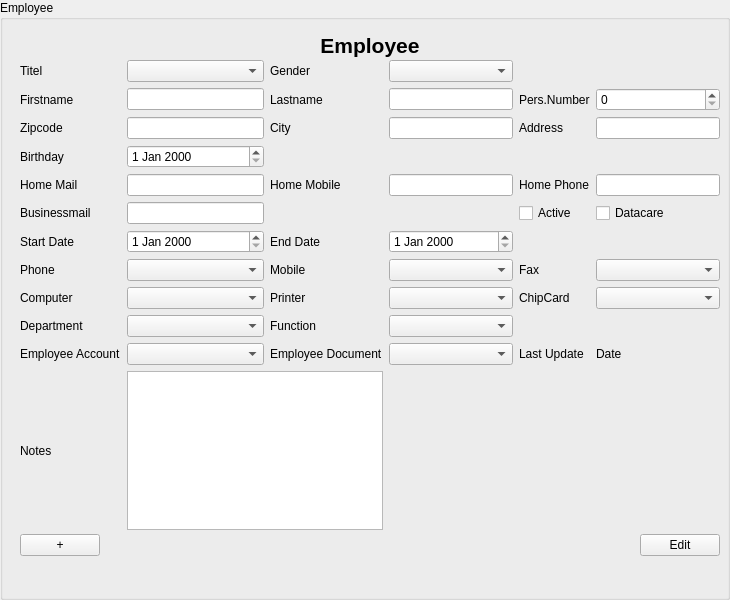
<?xml version="1.0" encoding="UTF-8"?>
<ui version="4.0">
 <class>EmployeeInputArea</class>
 <widget class="QGroupBox" name="EmployeeInputArea">
  <property name="geometry">
   <rect>
    <x>0</x>
    <y>0</y>
    <width>730</width>
    <height>600</height>
   </rect>
  </property>
  <property name="windowTitle">
   <string>Employee</string>
  </property>
  <property name="accessibleName">
   <string>EmployeeInputDialog</string>
  </property>
  <property name="title">
   <string>Employee</string>
  </property>
  <widget class="QWidget" name="formLayoutWidget" native="true">
   <property name="geometry">
    <rect>
     <x>10</x>
     <y>30</y>
     <width>730</width>
     <height>600</height>
    </rect>
   </property>
   <widget class="QWidget" name="verticalLayoutWidget_Header">
    <property name="geometry">
     <rect>
      <x>10</x>
      <y>0</y>
      <width>700</width>
      <height>30</height>
     </rect>
    </property>
    <layout class="QVBoxLayout" name="verticalLayout">
     <item>
      <widget class="QLabel" name="label_Header">
       <property name="font">
        <font>
         <pointsize>16</pointsize>
         <weight>75</weight>
         <bold>true</bold>
        </font>
       </property>
       <property name="text">
        <string>Employee</string>
       </property>
       <property name="alignment">
        <set>Qt::AlignCenter</set>
       </property>
      </widget>
     </item>
    </layout>
   </widget>
   <widget class="QWidget" name="verticalLayoutWidget_Buttons">
    <property name="geometry">
     <rect>
      <x>10</x>
      <y>500</y>
      <width>700</width>
      <height>30</height>
     </rect>
    </property>
    <layout class="QHBoxLayout" name="horizontalLayout">
     <item>
      <widget class="QPushButton" name="pushButton_Add">
       <property name="text">
        <string>+</string>
       </property>
      </widget>
     </item>
     <item>
      <spacer name="horizontalSpacer">
       <property name="orientation">
        <enum>Qt::Horizontal</enum>
       </property>
       <property name="sizeHint" stdset="0">
        <size>
         <width>40</width>
         <height>20</height>
        </size>
       </property>
      </spacer>
     </item>
     <item>
      <widget class="QPushButton" name="pushButton_EditFinish">
       <property name="text">
        <string>Edit</string>
       </property>
      </widget>
     </item>
    </layout>
   </widget>
   <widget class="QWidget" name="gridLayoutWidget">
    <property name="geometry">
     <rect>
      <x>10</x>
      <y>30</y>
      <width>700</width>
      <height>470</height>
     </rect>
    </property>
    <layout class="QGridLayout" name="gridLayout">
     <item row="4" column="1">
      <widget class="QLineEdit" name="lineEdit_HomeMail"/>
     </item>
     <item row="2" column="5">
      <widget class="QLineEdit" name="lineEdit_Address"/>
     </item>
     <item row="1" column="4">
      <widget class="QLabel" name="label_PersNumber">
       <property name="text">
        <string>Pers.Number</string>
       </property>
       <property name="buddy">
        <cstring>doubleSpinBox_PersNR</cstring>
       </property>
      </widget>
     </item>
     <item row="2" column="4">
      <widget class="QLabel" name="label_Address">
       <property name="text">
        <string>Address</string>
       </property>
       <property name="buddy">
        <cstring>lineEdit_Address</cstring>
       </property>
      </widget>
     </item>
     <item row="1" column="3">
      <widget class="QLineEdit" name="lineEdit_Lastname"/>
     </item>
     <item row="2" column="3">
      <widget class="QLineEdit" name="lineEdit_City"/>
     </item>
     <item row="0" column="3">
      <widget class="QComboBox" name="comboBox_Gender"/>
     </item>
     <item row="1" column="2">
      <widget class="QLabel" name="label_LastName">
       <property name="text">
        <string>Lastname</string>
       </property>
       <property name="buddy">
        <cstring>lineEdit_Lastname</cstring>
       </property>
      </widget>
     </item>
     <item row="1" column="0">
      <widget class="QLabel" name="label_FirstName">
       <property name="text">
        <string>Firstname</string>
       </property>
       <property name="buddy">
        <cstring>lineEdit_Firstname</cstring>
       </property>
      </widget>
     </item>
     <item row="0" column="2">
      <widget class="QLabel" name="label_Gender">
       <property name="text">
        <string>Gender</string>
       </property>
       <property name="buddy">
        <cstring>comboBox_Gender</cstring>
       </property>
      </widget>
     </item>
     <item row="0" column="0">
      <widget class="QLabel" name="label_Title">
       <property name="text">
        <string>Titel</string>
       </property>
       <property name="buddy">
        <cstring>comboBox_Title</cstring>
       </property>
      </widget>
     </item>
     <item row="2" column="1">
      <widget class="QLineEdit" name="lineEditZipCode"/>
     </item>
     <item row="4" column="2">
      <widget class="QLabel" name="label_HomeMobile">
       <property name="text">
        <string>Home Mobile</string>
       </property>
       <property name="buddy">
        <cstring>lineEdit_HomeMobile</cstring>
       </property>
      </widget>
     </item>
     <item row="7" column="5">
      <widget class="QComboBox" name="comboBox_Fax"/>
     </item>
     <item row="6" column="1">
      <widget class="QDateEdit" name="dateEdit_StartDate"/>
     </item>
     <item row="10" column="4">
      <widget class="QLabel" name="label_Lastupdate">
       <property name="text">
        <string>Last Update</string>
       </property>
      </widget>
     </item>
     <item row="6" column="0">
      <widget class="QLabel" name="label_StartDate">
       <property name="text">
        <string>Start Date</string>
       </property>
       <property name="buddy">
        <cstring>dateEdit_StartDate</cstring>
       </property>
      </widget>
     </item>
     <item row="7" column="0">
      <widget class="QLabel" name="label_Phone">
       <property name="text">
        <string>Phone</string>
       </property>
       <property name="buddy">
        <cstring>comboBox_Phone</cstring>
       </property>
      </widget>
     </item>
     <item row="4" column="4">
      <widget class="QLabel" name="label_HomePhone">
       <property name="text">
        <string>Home Phone</string>
       </property>
       <property name="buddy">
        <cstring>lineEdit_HomePhone</cstring>
       </property>
      </widget>
     </item>
     <item row="8" column="0">
      <widget class="QLabel" name="label_Computer">
       <property name="text">
        <string>Computer</string>
       </property>
       <property name="buddy">
        <cstring>comboBox_Computer</cstring>
       </property>
      </widget>
     </item>
     <item row="10" column="3">
      <widget class="QComboBox" name="comboBox_EmployeeDocument"/>
     </item>
     <item row="4" column="0">
      <widget class="QLabel" name="label_HomeMail">
       <property name="text">
        <string>Home Mail</string>
       </property>
       <property name="buddy">
        <cstring>lineEdit_HomeMail</cstring>
       </property>
      </widget>
     </item>
     <item row="7" column="3">
      <widget class="QComboBox" name="comboBox_Mobile"/>
     </item>
     <item row="5" column="4">
      <widget class="QCheckBox" name="checkBox_Active">
       <property name="text">
        <string>Active</string>
       </property>
      </widget>
     </item>
     <item row="3" column="0">
      <widget class="QLabel" name="label_Birthday">
       <property name="text">
        <string>Birthday</string>
       </property>
       <property name="buddy">
        <cstring>dateEdit_Birthday</cstring>
       </property>
      </widget>
     </item>
     <item row="5" column="1">
      <widget class="QLineEdit" name="lineEdit_BusinessMail"/>
     </item>
     <item row="10" column="2">
      <widget class="QLabel" name="label_EmployeeDocument">
       <property name="text">
        <string>Employee Document</string>
       </property>
       <property name="buddy">
        <cstring>comboBox_EmployeeDocument</cstring>
       </property>
      </widget>
     </item>
     <item row="1" column="5">
      <widget class="QDoubleSpinBox" name="doubleSpinBox_PersNR">
       <property name="decimals">
        <number>0</number>
       </property>
       <property name="maximum">
        <double>1000.000000000000000</double>
       </property>
      </widget>
     </item>
     <item row="9" column="1">
      <widget class="QComboBox" name="comboBox_Department"/>
     </item>
     <item row="4" column="3">
      <widget class="QLineEdit" name="lineEdit_HomeMobile"/>
     </item>
     <item row="3" column="1">
      <widget class="QDateEdit" name="dateEdit_Birthday"/>
     </item>
     <item row="8" column="4">
      <widget class="QLabel" name="label_ChipCard">
       <property name="text">
        <string>ChipCard</string>
       </property>
       <property name="buddy">
        <cstring>comboBox_ChipCard</cstring>
       </property>
      </widget>
     </item>
     <item row="2" column="2">
      <widget class="QLabel" name="label_City">
       <property name="text">
        <string>City</string>
       </property>
       <property name="buddy">
        <cstring>lineEdit_City</cstring>
       </property>
      </widget>
     </item>
     <item row="0" column="1">
      <widget class="QComboBox" name="comboBox_Title"/>
     </item>
     <item row="1" column="1">
      <widget class="QLineEdit" name="lineEdit_Firstname"/>
     </item>
     <item row="2" column="0">
      <widget class="QLabel" name="label_ZipCode">
       <property name="text">
        <string>Zipcode</string>
       </property>
       <property name="buddy">
        <cstring>lineEditZipCode</cstring>
       </property>
      </widget>
     </item>
     <item row="9" column="3">
      <widget class="QComboBox" name="comboBox_Function"/>
     </item>
     <item row="6" column="3">
      <widget class="QDateEdit" name="dateEdit_EndDate"/>
     </item>
     <item row="7" column="1">
      <widget class="QComboBox" name="comboBox_Phone"/>
     </item>
     <item row="5" column="0">
      <widget class="QLabel" name="label_BusinessMail">
       <property name="text">
        <string>Businessmail</string>
       </property>
       <property name="buddy">
        <cstring>lineEdit_BusinessMail</cstring>
       </property>
      </widget>
     </item>
     <item row="9" column="2">
      <widget class="QLabel" name="label_Function">
       <property name="text">
        <string>Function</string>
       </property>
       <property name="buddy">
        <cstring>comboBox_Function</cstring>
       </property>
      </widget>
     </item>
     <item row="9" column="0">
      <widget class="QLabel" name="label_Department">
       <property name="text">
        <string>Department</string>
       </property>
       <property name="buddy">
        <cstring>comboBox_Department</cstring>
       </property>
      </widget>
     </item>
     <item row="8" column="2">
      <widget class="QLabel" name="label_Printer">
       <property name="text">
        <string>Printer</string>
       </property>
       <property name="buddy">
        <cstring>comboBox_Printer</cstring>
       </property>
      </widget>
     </item>
     <item row="10" column="1">
      <widget class="QComboBox" name="comboBox_EmployeeAccount"/>
     </item>
     <item row="8" column="5">
      <widget class="QComboBox" name="comboBox_ChipCard"/>
     </item>
     <item row="5" column="5">
      <widget class="QCheckBox" name="checkBox_DataCare">
       <property name="text">
        <string>Datacare</string>
       </property>
      </widget>
     </item>
     <item row="10" column="5">
      <widget class="QLabel" name="label_Lastupdate_Date">
       <property name="text">
        <string>Date</string>
       </property>
      </widget>
     </item>
     <item row="10" column="0">
      <widget class="QLabel" name="label_EmployeeAccount">
       <property name="text">
        <string>Employee Account</string>
       </property>
       <property name="buddy">
        <cstring>comboBox_EmployeeAccount</cstring>
       </property>
      </widget>
     </item>
     <item row="6" column="2">
      <widget class="QLabel" name="label_EndDate">
       <property name="text">
        <string>End Date</string>
       </property>
       <property name="buddy">
        <cstring>dateEdit_EndDate</cstring>
       </property>
      </widget>
     </item>
     <item row="7" column="4">
      <widget class="QLabel" name="label_Fax">
       <property name="text">
        <string>Fax</string>
       </property>
       <property name="buddy">
        <cstring>comboBox_Fax</cstring>
       </property>
      </widget>
     </item>
     <item row="11" column="0">
      <widget class="QLabel" name="label_Notes">
       <property name="text">
        <string>Notes</string>
       </property>
       <property name="buddy">
        <cstring>textEdit_Notes</cstring>
       </property>
      </widget>
     </item>
     <item row="4" column="5">
      <widget class="QLineEdit" name="lineEdit_HomePhone"/>
     </item>
     <item row="11" column="1" colspan="2">
      <widget class="QTextEdit" name="textEdit_Notes"/>
     </item>
     <item row="8" column="3">
      <widget class="QComboBox" name="comboBox_Printer"/>
     </item>
     <item row="8" column="1">
      <widget class="QComboBox" name="comboBox_Computer"/>
     </item>
     <item row="7" column="2">
      <widget class="QLabel" name="label_Mobile">
       <property name="text">
        <string>Mobile</string>
       </property>
       <property name="buddy">
        <cstring>comboBox_Mobile</cstring>
       </property>
      </widget>
     </item>
    </layout>
   </widget>
  </widget>
 </widget>
 <tabstops>
  <tabstop>comboBox_Title</tabstop>
  <tabstop>comboBox_Gender</tabstop>
  <tabstop>lineEdit_Firstname</tabstop>
  <tabstop>lineEdit_Lastname</tabstop>
  <tabstop>doubleSpinBox_PersNR</tabstop>
  <tabstop>lineEditZipCode</tabstop>
  <tabstop>lineEdit_City</tabstop>
  <tabstop>lineEdit_Address</tabstop>
  <tabstop>dateEdit_Birthday</tabstop>
  <tabstop>lineEdit_HomeMail</tabstop>
  <tabstop>lineEdit_HomeMobile</tabstop>
  <tabstop>lineEdit_HomePhone</tabstop>
  <tabstop>lineEdit_BusinessMail</tabstop>
  <tabstop>checkBox_Active</tabstop>
  <tabstop>checkBox_DataCare</tabstop>
  <tabstop>dateEdit_StartDate</tabstop>
  <tabstop>dateEdit_EndDate</tabstop>
  <tabstop>comboBox_Phone</tabstop>
  <tabstop>comboBox_Mobile</tabstop>
  <tabstop>comboBox_Fax</tabstop>
  <tabstop>comboBox_Computer</tabstop>
  <tabstop>comboBox_Printer</tabstop>
  <tabstop>comboBox_ChipCard</tabstop>
  <tabstop>comboBox_Department</tabstop>
  <tabstop>comboBox_Function</tabstop>
  <tabstop>comboBox_EmployeeAccount</tabstop>
  <tabstop>comboBox_EmployeeDocument</tabstop>
  <tabstop>textEdit_Notes</tabstop>
 </tabstops>
 <resources/>
 <connections/>
</ui>
